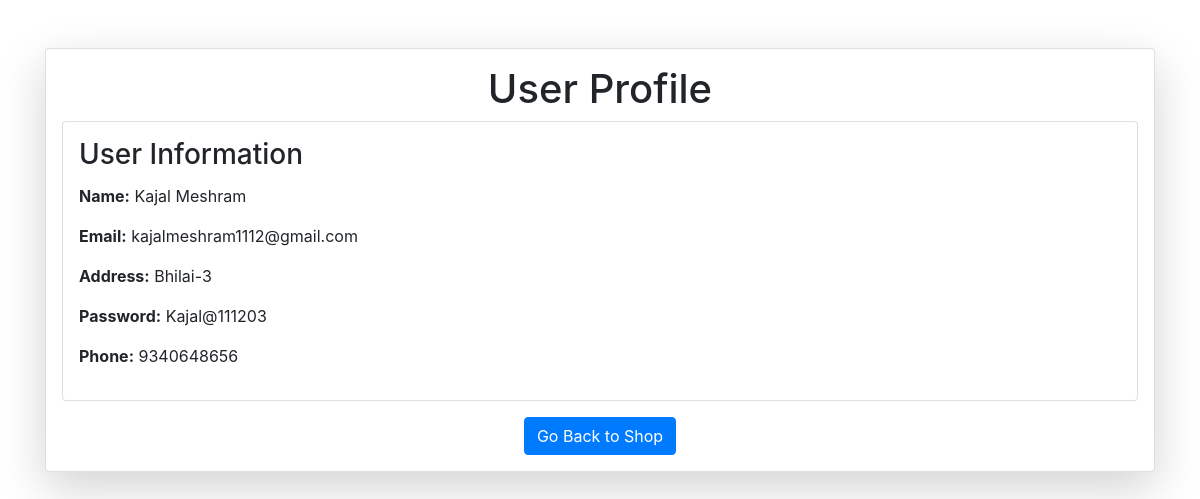
/profile/11 (signed in), run on the app's committed database.
### vault.py (models this page shows, shortened)
class User(Base):
    __tablename__ = 'users'
    id = Column(Integer, primary_key=True, autoincrement=True)
    name = Column('name',String)
    email = Column('email',String)
    password = Column('password', String)
    address = Column('address', String)
    phone_number = Column('phone_number', String)
    admin = Column('admin', Integer, default=0)

### user_routes.py (the view)
@app.route('/profile/<int:pid>')
def profile(pid):
    if 'user' not in session:
        return render_template('login/login.html')
    else:
        user = agent.query(User).filter(User.id == pid).first()
        return render_template('user/profile.html', user=user)

### templates/user/profile.html (shortened to what this page needs)
<!DOCTYPE html>
<html lang="en">
  <head>
    <link
      rel="stylesheet"
      href="https://stackpath.bootstrapcdn.com/bootstrap/4.5.2/css/bootstrap.min.css"
    />
  </head>
  <body>
    <div class="container mt-5 mb-5">
      <div class="card shadow-lg p-3 mb-5 bg-white rounded">
        <div class="row g-0">
          <div class="col-md-12">
            <h1 class="text-center">User Profile</h1>
            <div class="card p-3 mb-3">
              <h3 class="card-title">User Information</h3>
              <p><strong>Name:</strong> {{user.name}}</p>
              <p><strong>Email:</strong> {{user.email}}</p>
              <p><strong>Address:</strong> {{user.address}}</p>
              <p><strong>Password:</strong> {{user.password}}</p>
              <p><strong>Phone:</strong> {{user.phone_number}}</p>
            </div>
            <div class="d-flex justify-content-center">
              <a href="/home" class="btn btn-primary">Go Back to Shop</a>
            </div>
          </div>
        </div>
      </div>
    </div>
  </body>
</html>

### data on the page
User: name "Kajal Meshram", email "kajalmeshram1112@gmail.com", address "Bhilai-3", password "Kajal@111203", phone_number "9340648656"
